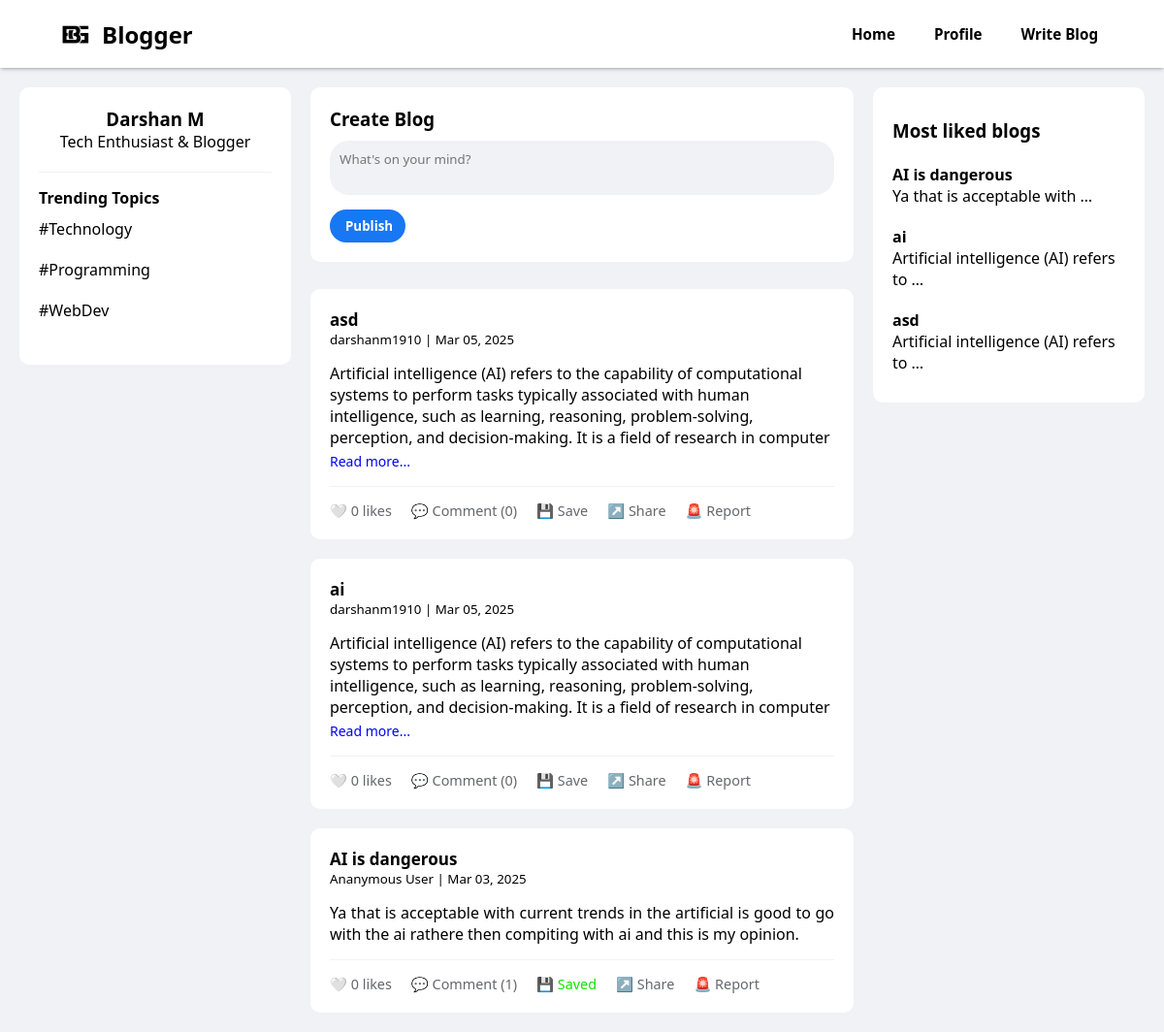
Screenshot of /index/ (signed in) with the database file from the repository.
### home/models.py (models this page shows, shortened)
class Blogs(models.Model):
    user_name=models.CharField(max_length=100)
    title=models.CharField(max_length=100,default='Blog')
    content =models.TextField(max_length=10000)
    date =models.DateField()
    ananymous=models.BooleanField(default=False)
    likes=models.IntegerField(default=0)
    blockcomments=models.BooleanField(default=False)
    reported=models.IntegerField(default=0)

### home/views.py (the view)
# urls.py: path("index/",views.index,name="Home"),
def index(request):
    if isinstance(request.user, AnonymousUser):
        return redirect(login_user)
    if request.method=="POST":
        user_name =request.user
        content =request.POST.get('content')
        blog=Blogs(user_name=user_name,content=content,date=datetime.today())
        blog.save()
        messages.success(request, "Posted Successfully!")
    data=Blogs.objects.exclude(user_name=request.user).values().order_by('-id')
    serializer=BlogSerializer(data,many=True)
    d=serializer.data
    details=Details.objects.filter(user_name=request.user).first()
    saved_blogs = details.saved if details else []
    for blog in d:
        if Likes.objects.filter(blog_id=blog['id'], user_name=request.user).exists():
            blog['liked'] = True
        blog['date'] = datetime.strptime(blog['date'], '%Y-%m-%d').strftime('%b %d, %Y')
        blog['comments'] = Comments.objects.filter(blog_id=blog['id']).order_by('-id')
        blog['no_of_comments'] = len(blog['comments'])
        blog['save']=False
        if blog['id'] in saved_blogs:
            blog['save'] = True
    trending = Blogs.objects.exclude(user_name=request.user).order_by('-likes')[:5]
    return render(request,'index.html',{'blogs': d,'trending': trending})

### templates/index.html (shortened to what this page needs)
{% extends "base.html" %} {% block css %}
<link rel="stylesheet" href="\static\index.css" />
{% endblock css %}
{% block body %}
<body>
  <div class="main-container">
    <aside class="sidebar">
      <div class="profile-card">
        <h3>{{request.user.get_full_name}}</h3>
        <p>Tech Enthusiast & Blogger</p>
      </div>
      <div class="trending">
        <h4>Trending Topics</h4>
        <div class="trending-item">
          <span>#Technology</span>
        </div>
        <div class="trending-item">
          <span>#Programming</span>
        </div>
        <div class="trending-item">
          <span>#WebDev</span>
        </div>
      </div>
    </aside>
    <main class="feed">
      <div class="create-post">
        <h3>Create Blog</h3>
        <form action="" method="POST">
          <textarea name="content" class="post-input" placeholder="What's on your mind?"></textarea>
          <button type="submit" class="btn btn-primary" style="margin-top: 10px;">Publish</button>
        </form>
      </div>
      {% for blog in blogs %}
      {% if blog.reported < 10 %}
      <div id="post-card{{blog.id}}" class="post-card">
        <div class="post-header">
          <div class="post-meta">
            <strong style="font-size: 17px;">{{ blog.title }}</strong>
            <small>
              {% if blog.ananymous %}
              <span class="span">Ananymous User
              </span>
              {% else %}
              <span class="span">{{blog.user_name}}
              </span>
              {% endif %}
              | {{ blog.date }}</small>
          </div>
        </div>
        {% if blog.content|length > 320 %}
        <p class="blog-para blog-para{{blog.id}}">{{ blog.content|linebreaksbr }}</p>
        <a class="readmore readmore{{blog.id}}" onclick="readmore('{{blog.id}}')">Read more...</a>
        {% else %}
        <p class="blog-para blog-para{{blog.id}}" style="text-align: justify; height:auto">{{blog.content|linebreaksbr}}
        </p>
        {% endif %}
        <div class="post-actions" style="position: relative;">
          <button id="likes{{blog.id}}" class="action-btn" onclick="blogLike('{{ blog.id }}')">
            {% if blog.liked %}
            ❤️
            {% else %}
            🤍
            {% endif %}
            {{blog.likes}} likes
          </button>
          <button id="n-comments{{blog.id}}" class="action-btn comment-toggle">💬 Comment
            ({{blog.no_of_comments}})</button>
          <div id="blogbtns{{blog.id}}" class="blogbtns">
            {% if blog.save == True %}
            <button id="save{{blog.id}}" onclick="saveblog('{{blog.id}}')" class="action-btn" style="color: #0de300;">💾
              Saved</button>
            {% else %}
            <button id="save{{blog.id}}" onclick="saveblog('{{blog.id}}')" class="action-btn">💾 Save</button>
            {% endif %}
            <button id="" onclick="shareBlog('{{blog.id}}','{{blog.title}}')" class="action-btn">↗️ Share</button>
            <button id="" onclick="reportblog('{{blog.id}}')" class="action-btn">🚨 Report</button>
          </div>
        </div>
      </div>
      {% endif %}
      {% endfor %}
    </main>
    <aside class="sidebar">
      <h3 style="margin: 12px 0;">Most liked blogs</h3>
      {% for trend in trending %}
      <div onclick="showBlog('{{trend.id}}')" class="trending-item">
        <div>
          <strong>{{trend.title}}</strong>
          <p>{{ trend.content|truncatewords:5 }}</p>
        </div>
      </div>
      {% endfor %}
    </aside>
  </div>
</body>
{% endblock body %}

### static/nav.css (style rules this page uses)
* { box-sizing: border-box; font-family: "Segoe UI", Tahoma, Geneva, Verdana, sans-serif; }
body { padding: 0; margin: 0; font-family: "Poppins", sans-serif; }

### static/index.css (style rules this page uses)
* { margin: 0; padding: 0; box-sizing: border-box; font-family: "Segoe UI", Tahoma, Geneva, Verdana, sans-serif; }
body { background-color: #f0f2f5; }
.btn { padding: 0.5rem 1rem; border: none; border-radius: 20px; cursor: pointer; font-weight: 600; }
.btn-primary { background-color: #1877f2; color: white; width: 78px; }
.main-container { max-width: 1200px; margin: 0 auto; padding: 20px; display: grid; grid-template-columns: 1fr 2fr 1fr; gap: 20px; }
.sidebar { background: white; border-radius: 10px; padding: 20px; height: fit-content; position: sticky; top: 90px; }
.profile-card { text-align: center; padding-bottom: 20px; border-bottom: 1px solid #f0f2f5; }
.feed { display: flex; flex-direction: column; gap: 20px; }
.post-card { background: white; border-radius: 10px; padding: 20px; }
.post-header { display: flex; align-items: center; gap: 10px; margin-bottom: 15px; }
.post-meta { display: flex; flex-direction: column; }
.post-actions { display: flex; gap: 20px; padding-top: 15px; border-top: 1px solid #f0f2f5; margin-top: 15px; }
.action-btn { display: flex; align-items: center; gap: 5px; background: none; border: none; cursor: pointer; color: #65676b; font-size: 0.9rem; }
.create-post { background: white; border-radius: 10px; padding: 20px; margin-bottom: 8px; }
.post-input { width: 100%; padding: 10px; border: none; border-radius: 20px; background-color: #f0f2f5; margin-top: 10px; resize: none; }
.trending { padding: 15px 0; }
.trending-item { display: flex; align-items: center; gap: 10px; padding: 10px 0; cursor: pointer; }
.readmore { font-size: 14px; color: blue; cursor: pointer; }
.blog-para { height: 90px; overflow: hidden; }
:root { --card-background: #ffffff; --text-color: #1f2937; }
.blogbtns { display: flex; gap: 20px; }

### rows the page displays
Blogs: title "asd", user_name "darshanm1910", content "Artificial intelligence (AI) refers to the capability of computational systems to perform tasks typically associated with human intelligence, such as learning, reasoning, problem-solving, perception, and decision-making. It is a field of research in computer…", title "asd", content "Artificial intelligence (AI) refers to …"
Blogs: title "ai", user_name "darshanm1910", content "Artificial intelligence (AI) refers to the capability of computational systems to perform tasks typically associated with human intelligence, such as learning, reasoning, problem-solving, perception, and decision-making. It is a field of research in computer…", title "ai", content "Artificial intelligence (AI) refers to …"
Blogs: title "AI is dangerous", content "Ya that is acceptable with current trends in the artificial is good to go with the ai rathere then compiting with ai and this is my opinion.", title "AI is dangerous", content "Ya that is acceptable with …"

### other values shown
{{ request.user.get_full_name }} "Darshan M"
{{ blog.date }} "Mar 05, 2025" "Mar 05, 2025" "Mar 03, 2025"
{{ blog.likes }} "0" "0" "0"
{{ blog.no_of_comments }} "0" "0" "1"
